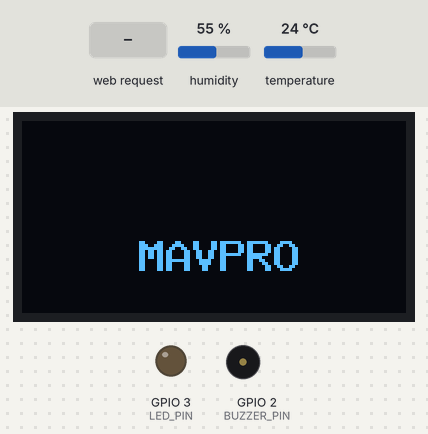
A sketch run on a simulated ESP32. On the bench: 128×64 one-colour display, output pins drawn as LEDs (lit = HIGH), buzzer (waves = sounding, pin HIGH). The inputs (shaded band) are chosen by the test bench; at power-on: humidity 55 %, temperature 24 °C. What the sketch prints to the serial monitor is not drawn.

Above: at 8.2 s.
8.3 s: HTTP request GET /buzzer/on received
At 9.0 s:
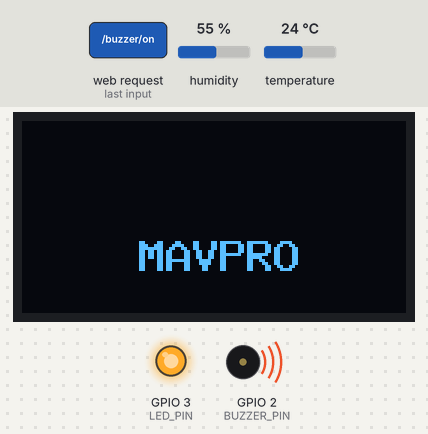
9.8 s: HTTP request GET /buzzer/off received
At 10.1 s:
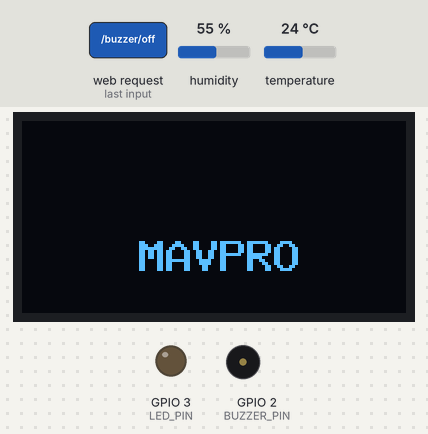
Timing chart, 0 to 12.8 s (numbered marks = the images above; inputs shaded):
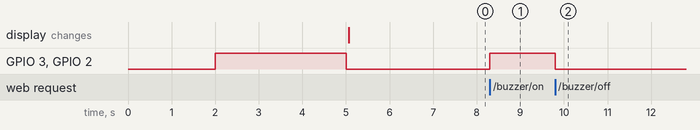

Measured:
- after the input at 8.3 s, GPIO 3 (LED_PIN), GPIO 2 (BUZZER_PIN): LOW → HIGH at once
- after the input at 9.8 s, GPIO 3 (LED_PIN), GPIO 2 (BUZZER_PIN): HIGH → LOW at once

The sketch:

esp_c3.ino
```cpp
#include <WiFi.h>
#include <WebServer.h>
#include <Wire.h>
#include <U8g2lib.h>
#include <DHT.h>


// =====================================================
// PINOS
// =====================================================

// DHT22
#define DHT_PIN 4
#define DHT_TYPE DHT22

// LED
#define LED_PIN 3

// BUZZER
#define BUZZER_PIN 2

// OLED integrado
#define OLED_SDA 5
#define OLED_SCL 6


// =====================================================
// DHT22
// =====================================================

DHT dht(DHT_PIN, DHT_TYPE);


// =====================================================
// OLED
// =====================================================

U8G2_SSD1306_128X64_NONAME_F_HW_I2C u8g2(
    U8G2_R0,
    U8X8_PIN_NONE,
    OLED_SCL,
    OLED_SDA
);


// =====================================================
// WI-FI
// =====================================================

const char* ssid = "DIP_4";
const char* senha = "12345678";

WebServer servidor(80);


// =====================================================
// VARIAVEIS
// =====================================================

float temperatura = 0.0;
float umidade = 0.0;

bool sensorOK = false;
bool wifiOK = false;

// Estado do alerta
bool buzzerLigado = false;

// Controle da leitura do DHT22
unsigned long ultimaLeitura = 0;

// Leitura local a cada 2 segundos
const unsigned long intervaloLeitura = 2000;


// =====================================================
// OLED
// =====================================================

void atualizarOLED()
{
    u8g2.clearBuffer();

    u8g2.setFont(
        u8g2_font_9x15B_tf
    );

    u8g2.drawStr(
        39,
        50,
        "MAVPRO"
    );

    u8g2.sendBuffer();
}


// =====================================================
// LIGAR ALERTA
//
// GPIO 2 = Buzzer
// GPIO 3 = LED
// =====================================================

void ligarBuzzer()
{
    buzzerLigado = true;

    digitalWrite(
        BUZZER_PIN,
        HIGH
    );

    digitalWrite(
        LED_PIN,
        HIGH
    );

    Serial.println(
        "ALERTA: BUZZER + LED LIGADOS"
    );
}


// =====================================================
// DESLIGAR ALERTA
// =====================================================

void desligarBuzzer()
{
    buzzerLigado = false;

    digitalWrite(
        BUZZER_PIN,
        LOW
    );

    digitalWrite(
        LED_PIN,
        LOW
    );

    Serial.println(
        "ALERTA: BUZZER + LED DESLIGADOS"
    );
}


// =====================================================
// ROTA /dados
//
// Exemplo:
//
// http://192.168.4.1/dados
//
// Resposta:
//
// T=26.5;U=64.1
// =====================================================

void enviarDados()
{
    if (!sensorOK)
    {
        servidor.send(
            503,
            "text/plain",
            "ERRO_SENSOR"
        );

        return;
    }


    String resposta =
        "T=" +
        String(temperatura, 1) +
        ";U=" +
        String(umidade, 1);


    servidor.send(
        200,
        "text/plain",
        resposta
    );
}


// =====================================================
// ROTA /buzzer/on
//
// Liga buzzer + LED
// =====================================================

void rotaBuzzerOn()
{
    ligarBuzzer();

    servidor.send(
        200,
        "text/plain",
        "ALERTA_ON"
    );
}


// =====================================================
// ROTA /buzzer/off
//
// Desliga buzzer + LED
// =====================================================

void rotaBuzzerOff()
{
    desligarBuzzer();

    servidor.send(
        200,
        "text/plain",
        "ALERTA_OFF"
    );
}


// =====================================================
// ROTA /buzzer/status
// =====================================================

void rotaBuzzerStatus()
{
    if (buzzerLigado)
    {
        servidor.send(
            200,
            "text/plain",
            "ON"
        );
    }
    else
    {
        servidor.send(
            200,
            "text/plain",
            "OFF"
        );
    }
}


// =====================================================
// SETUP
// =====================================================

void setup()
{
    Serial.begin(115200);

    delay(2000);


    Serial.println();

    Serial.println(
        "========================"
    );

    Serial.println(
        "         MAVPRO"
    );

    Serial.println(
        "========================"
    );


    // =================================================
    // CONFIGURAR LED
    // =================================================

    pinMode(
        LED_PIN,
        OUTPUT
    );

    digitalWrite(
        LED_PIN,
        LOW
    );


    // =================================================
    // CONFIGURAR BUZZER
    // =================================================

    pinMode(
        BUZZER_PIN,
        OUTPUT
    );

    digitalWrite(
        BUZZER_PIN,
        LOW
    );


    // =================================================
    // TESTE INICIAL
    //
    // LED + BUZZER ligados por 3 segundos
    // =================================================

    Serial.println(
        "Teste inicial do alerta"
    );


    digitalWrite(
        LED_PIN,
        HIGH
    );

    digitalWrite(
        BUZZER_PIN,
        HIGH
    );

    buzzerLigado = true;


    Serial.println(
        "LED + BUZZER ligados"
    );


    delay(3000);


    digitalWrite(
        LED_PIN,
        LOW
    );

    digitalWrite(
        BUZZER_PIN,
        LOW
    );

    buzzerLigado = false;


    Serial.println(
        "LED + BUZZER desligados"
    );


    // =================================================
    // OLED
    // =================================================

    Wire.begin(
        OLED_SDA,
        OLED_SCL
    );

    u8g2.begin();

    u8g2.setContrast(
        255
    );

    atualizarOLED();


    Serial.println(
        "OLED iniciado - MAVPRO"
    );


    // =================================================
    // DHT22
    // =================================================

    dht.begin();

    // Tempo para estabilizar
    delay(2000);


    Serial.println(
        "DHT22 iniciado"
    );


    // =================================================
    // WI-FI
    // =================================================

    WiFi.mode(
        WIFI_AP
    );


    wifiOK =
        WiFi.softAP(
            ssid,
            senha
        );


    if (wifiOK)
    {
        Serial.println(
            "Wi-Fi criado"
        );
    }
    else
    {
        Serial.println(
            "Erro no Wi-Fi"
        );
    }


    Serial.print(
        "Rede: "
    );

    Serial.println(
        ssid
    );


    Serial.print(
        "IP: "
    );

    Serial.println(
        WiFi.softAPIP()
    );


    // =================================================
    // ROTAS DO SERVIDOR
    // =================================================

    servidor.on(
        "/dados",
        enviarDados
    );


    servidor.on(
        "/buzzer/on",
        rotaBuzzerOn
    );


    servidor.on(
        "/buzzer/off",
        rotaBuzzerOff
    );


    servidor.on(
        "/buzzer/status",
        rotaBuzzerStatus
    );


    // =================================================
    // INICIAR SERVIDOR
    // =================================================

    servidor.begin();


    Serial.println();

    Serial.println(
        "Servidor HTTP iniciado"
    );


    Serial.println(
        "Rotas:"
    );


    Serial.println(
        "/dados"
    );


    Serial.println(
        "/buzzer/on"
    );


    Serial.println(
        "/buzzer/off"
    );


    Serial.println(
        "/buzzer/status"
    );


    Serial.println();

    Serial.println(
        "Sistema MAVPRO funcionando"
    );
}


// =====================================================
// LOOP
// =====================================================

void loop()
{
    // =================================================
    // ATENDER WAVESHARE
    // =================================================

    servidor.handleClient();


    // =================================================
    // LEITURA DO DHT22
    //
    // A cada 2 segundos no próprio C3.
    // =================================================

    if (
        millis() - ultimaLeitura >=
        intervaloLeitura
    )
    {
        ultimaLeitura =
            millis();


        float novaTemperatura =
            dht.readTemperature();


        float novaUmidade =
            dht.readHumidity();


        // =================================================
        // LEITURA CORRETA
        // =================================================

        if (
            !isnan(novaTemperatura) &&
            !isnan(novaUmidade)
        )
        {
            temperatura =
                novaTemperatura;


            umidade =
                novaUmidade;


            sensorOK =
                true;


            // =============================================
            // MONITOR SERIAL
            // =============================================

            Serial.print(
                "Temperatura: "
            );


            Serial.print(
                temperatura,
                1
            );


            Serial.print(
                " C   "
            );


            Serial.print(
                "Umidade: "
            );


            Serial.print(
                umidade,
                1
            );


            Serial.print(
                " %   "
            );


            Serial.print(
                "Alerta: "
            );


            if (buzzerLigado)
            {
                Serial.println(
                    "LIGADO"
                );
            }
            else
            {
                Serial.println(
                    "DESLIGADO"
                );
            }
        }


        // =================================================
        // ERRO DHT22
        // =================================================

        else
        {
            sensorOK =
                false;


            Serial.println(
                "Erro ao ler DHT22"
            );
        }


        // OLED continua mostrando MAVPRO

        atualizarOLED();
    }


    // =================================================
    // IMPORTANTE
    // =================================================
    //
    // NÃO desligamos LED nem buzzer aqui.
    //
    // Eles permanecem no último estado recebido
    // pela Waveshare.
    // =================================================
}
```
